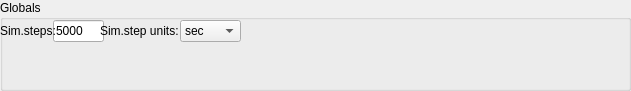
        <widget class="QGroupBox" name="groupBox_2">
         <property name="geometry">
          <rect>
           <x>320</x>
           <y>10</y>
           <width>631</width>
           <height>91</height>
          </rect>
         </property>
         <property name="title">
          <string>Globals</string>
         </property>
         <widget class="QLineEdit" name="SimSteps_text_box">
          <property name="geometry">
           <rect>
            <x>53</x>
            <y>20</y>
            <width>51</width>
            <height>22</height>
           </rect>
          </property>
          <property name="text">
           <string>5000</string>
          </property>
         </widget>
         <widget class="QLabel" name="label_2">
          <property name="geometry">
           <rect>
            <x>0</x>
            <y>23</y>
            <width>61</width>
            <height>16</height>
           </rect>
          </property>
          <property name="text">
           <string>Sim.steps:</string>
          </property>
         </widget>
         <widget class="QLabel" name="label_3">
          <property name="geometry">
           <rect>
            <x>100</x>
            <y>23</y>
            <width>101</width>
            <height>16</height>
           </rect>
          </property>
          <property name="text">
           <string>Sim.step units:</string>
          </property>
         </widget>
         <widget class="QComboBox" name="Pywr_duration_units_combo">
          <property name="geometry">
           <rect>
            <x>180</x>
            <y>20</y>
            <width>61</width>
            <height>22</height>
           </rect>
          </property>
          <item>
           <property name="text">
            <string>sec</string>
           </property>
          </item>
          <item>
           <property name="text">
            <string>min</string>
           </property>
          </item>
          <item>
           <property name="text">
            <string>hours</string>
           </property>
          </item>
         </widget>
        </widget>
